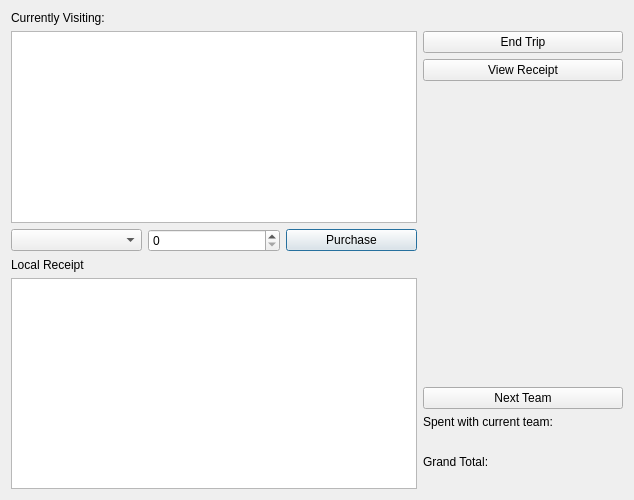
<?xml version="1.0" encoding="UTF-8"?>
<ui version="4.0">
 <class>purchase_souvenirs</class>
 <widget class="QDialog" name="purchase_souvenirs">
  <property name="geometry">
   <rect>
    <x>0</x>
    <y>0</y>
    <width>634</width>
    <height>500</height>
   </rect>
  </property>
  <property name="windowTitle">
   <string>Dialog</string>
  </property>
  <layout class="QGridLayout" name="gridLayout_2">
   <item row="0" column="0">
    <layout class="QHBoxLayout" name="horizontalLayout_2">
     <item>
      <widget class="QLabel" name="label">
       <property name="text">
        <string>Currently Visiting:</string>
       </property>
      </widget>
     </item>
    </layout>
   </item>
   <item row="0" column="1">
    <widget class="QLabel" name="current_team">
     <property name="text">
      <string/>
     </property>
    </widget>
   </item>
   <item row="1" column="0" colspan="2">
    <layout class="QGridLayout" name="gridLayout">
     <item row="1" column="0">
      <widget class="QComboBox" name="comboBox_souvenirs"/>
     </item>
     <item row="1" column="2">
      <widget class="QPushButton" name="purchase_souvenirs_2">
       <property name="text">
        <string>Purchase</string>
       </property>
      </widget>
     </item>
     <item row="0" column="0" colspan="3">
      <widget class="QTableView" name="tableView_souvenirs">
       <property name="sizePolicy">
        <sizepolicy hsizetype="Expanding" vsizetype="Expanding">
         <horstretch>0</horstretch>
         <verstretch>0</verstretch>
        </sizepolicy>
       </property>
       <property name="baseSize">
        <size>
         <width>0</width>
         <height>0</height>
        </size>
       </property>
       <property name="layoutDirection">
        <enum>Qt::LeftToRight</enum>
       </property>
       <property name="lineWidth">
        <number>1</number>
       </property>
       <property name="sizeAdjustPolicy">
        <enum>QAbstractScrollArea::AdjustIgnored</enum>
       </property>
       <property name="wordWrap">
        <bool>true</bool>
       </property>
       <attribute name="horizontalHeaderMinimumSectionSize">
        <number>30</number>
       </attribute>
       <attribute name="horizontalHeaderDefaultSectionSize">
        <number>200</number>
       </attribute>
       <attribute name="verticalHeaderDefaultSectionSize">
        <number>30</number>
       </attribute>
      </widget>
     </item>
     <item row="1" column="1">
      <widget class="QSpinBox" name="spinBox_souvenirs"/>
     </item>
    </layout>
   </item>
   <item row="1" column="2" rowspan="3">
    <layout class="QVBoxLayout" name="verticalLayout_3">
     <item>
      <layout class="QVBoxLayout" name="verticalLayout_2">
       <item>
        <widget class="QPushButton" name="end_trip">
         <property name="text">
          <string>End Trip</string>
         </property>
        </widget>
       </item>
       <item>
        <widget class="QPushButton" name="pushButton_view_receipt">
         <property name="text">
          <string>View Receipt</string>
         </property>
        </widget>
       </item>
      </layout>
     </item>
     <item>
      <spacer name="verticalSpacer">
       <property name="orientation">
        <enum>Qt::Vertical</enum>
       </property>
       <property name="sizeHint" stdset="0">
        <size>
         <width>20</width>
         <height>238</height>
        </size>
       </property>
      </spacer>
     </item>
     <item>
      <widget class="QPushButton" name="next_team">
       <property name="text">
        <string>Next Team</string>
       </property>
      </widget>
     </item>
     <item>
      <layout class="QVBoxLayout" name="verticalLayout">
       <item>
        <widget class="QLabel" name="label_4">
         <property name="text">
          <string>Spent with current team:</string>
         </property>
        </widget>
       </item>
       <item>
        <widget class="QLabel" name="label_spent_local">
         <property name="text">
          <string/>
         </property>
        </widget>
       </item>
       <item>
        <widget class="QLabel" name="label_3">
         <property name="text">
          <string>Grand Total:</string>
         </property>
        </widget>
       </item>
       <item>
        <widget class="QLabel" name="label_totalEverywhere">
         <property name="text">
          <string/>
         </property>
        </widget>
       </item>
      </layout>
     </item>
    </layout>
   </item>
   <item row="2" column="0">
    <widget class="QLabel" name="label_5">
     <property name="text">
      <string>Local Receipt</string>
     </property>
    </widget>
   </item>
   <item row="3" column="0" colspan="2">
    <widget class="QTableView" name="tableView_purchased">
     <attribute name="horizontalHeaderDefaultSectionSize">
      <number>200</number>
     </attribute>
    </widget>
   </item>
  </layout>
 </widget>
 <resources/>
 <connections/>
</ui>
